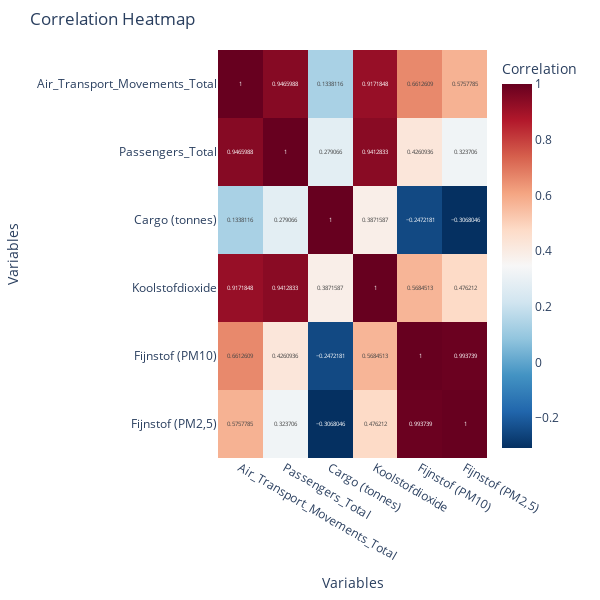

Notebook source saved alongside this figure:
### Code cell
%run correlation.ipynb

### Figure 1 — Plotly figure (JSON) as saved in the notebook; plotly's stock layout.template omitted (floating-point values rounded to 4 significant figures)
{"data": [{"coloraxis": "coloraxis", "hovertemplate": "x: %{x}<br>y: %{y}<br>Correlation: %{z}<extra></extra>", "name": "0", "texttemplate": "%{z}", "type": "heatmap", "x": ["Air_Transport_Movements_Total", "Passengers_Total", "Cargo (tonnes)", "Koolstofdioxide", "Fijnstof (PM10)", "Fijnstof (PM2,5)"], "xaxis": "x", "y": ["Air_Transport_Movements_Total", "Passengers_Total", "Cargo (tonnes)", "Koolstofdioxide", "Fijnstof (PM10)", "Fijnstof (PM2,5)"], "yaxis": "y", "z": [[1, 0.9466, 0.1338, 0.9172, 0.6613, 0.5758], [0.9466, 1, 0.2791, 0.9413, 0.4261, 0.3237], [0.1338, 0.2791, 1, 0.3872, -0.2472, -0.3068], [0.9172, 0.9413, 0.3872, 1, 0.5685, 0.4762], [0.6613, 0.4261, -0.2472, 0.5685, 1, 0.9937], [0.5758, 0.3237, -0.3068, 0.4762, 0.9937, 1]]}], "layout": {"coloraxis": {"colorbar": {"title": {"text": "Correlation"}}, "colorscale": [[0, "rgb(5,48,97)"], [0.1, "rgb(33,102,172)"], [0.2, "rgb(67,147,195)"], [0.3, "rgb(146,197,222)"], [0.4, "rgb(209,229,240)"], [0.5, "rgb(247,247,247)"], [0.6, "rgb(253,219,199)"], [0.7, "rgb(244,165,130)"], [0.8, "rgb(214,96,77)"], [0.9, "rgb(178,24,43)"], [1, "rgb(103,0,31)"]]}, "height": 600, "margin": {"b": 50, "l": 50, "r": 50, "t": 50}, "title": {"text": "Correlation Heatmap"}, "width": 600, "xaxis": {"anchor": "y", "domain": [0, 1], "title": {"text": "Variables"}}, "yaxis": {"anchor": "x", "autorange": "reversed", "domain": [0, 1], "title": {"text": "Variables"}}}}
